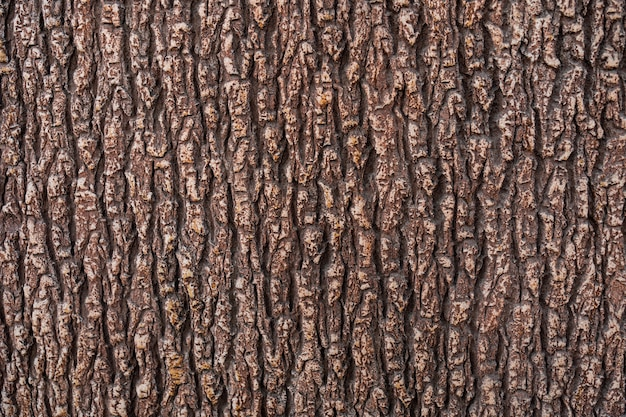
#> input picture Optativas/visao/t1/imgs/madeira-1.jpg, 626 x 417 px
$ python textures.py imgs/madeira-1.jpg
#> lines starting #> are read from the running program, lines starting #| are printed output that depends on the picture
#!/usr/bin/python3

import cv2, sys
import numpy as np
import matplotlib.pyplot as plt
from glob import glob

caminho_imagens = sys.argv[1]
lista_imagens = glob(caminho_imagens)

# Filtros baseados em derivadas
filtros = {
    'Derivada Horizontal': np.array([[-1, 0, 1],
                                     [-2, 0, 2],
                                     [-1, 0, 1]]),

    'Derivada Vertical': np.array([[ 1,  2,  1],
                                   [ 0,  0,  0],
                                   [-1, -2, -1]]),

    'Derivada 45°': np.array([[ 0,  1,  2],
                              [-1,  0,  1],
                              [-2, -1,  0]]),

    'Derivada 135°': np.array([[ 2,  1,  0],
                               [ 1,  0, -1],
                               [ 0, -1, -2]]),

    'Circular': np.array([[ 0, -1,  0],
                          [-1,  4, -1],
                          [ 0, -1,  0]])
}

# Processa e exibe as imagens
for caminho in lista_imagens:
    img = cv2.imread(caminho, cv2.IMREAD_GRAYSCALE)
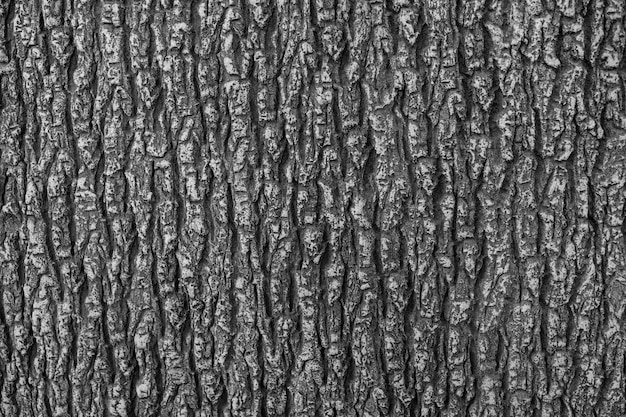
#> img: shape (417, 626); min 0, max 241, mean 92.7
    respostas = {'Original': img}

    for nome, kernel in filtros.items():
        if kernel is not None:
            resposta = cv2.filter2D(img, -1, kernel)
            respostas[nome] = resposta
#> this loop made 5 passes
#> pass 1, `resposta = cv2.filter2D(img, -1, kernel)`:
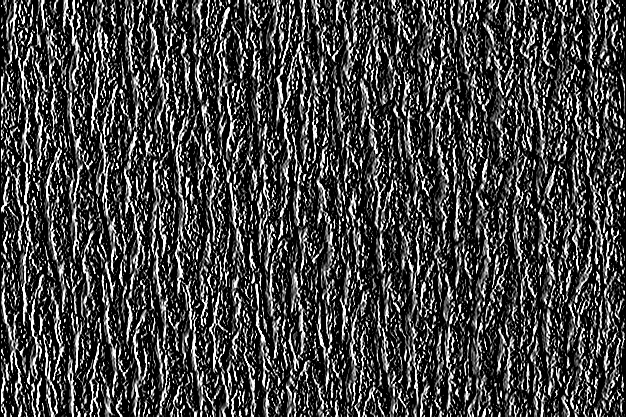
#> resposta: shape (417, 626); min 0, max 255, mean 65.7
#> pass 2, `resposta = cv2.filter2D(img, -1, kernel)`:
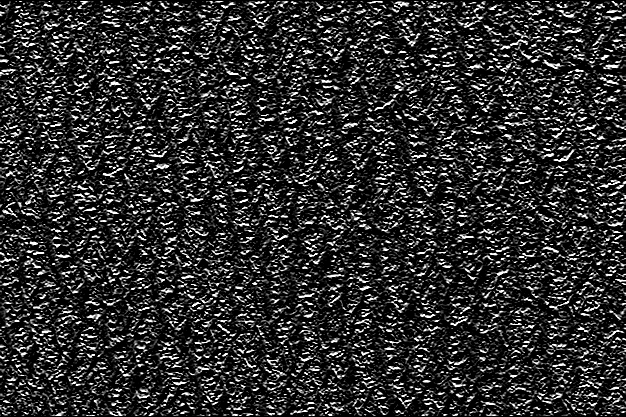
#> resposta: shape (417, 626); min 0, max 255, mean 46.1
#> pass 3, `resposta = cv2.filter2D(img, -1, kernel)`:
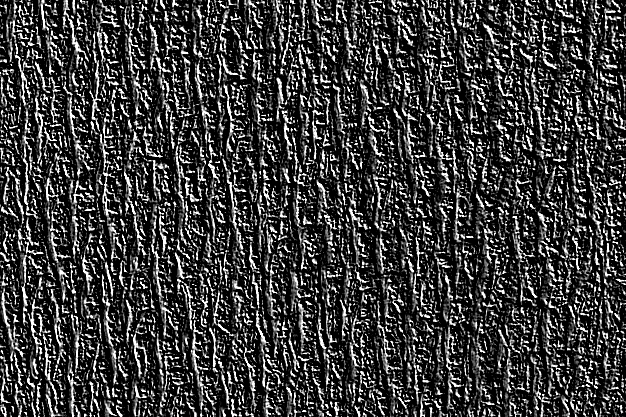
#> resposta: shape (417, 626); min 0, max 255, mean 59.9
#> after the loop, respostas = 6 items

    # Exibe as imagens em 2 linhas com imagens maiores
    total = len(respostas)
#> total = 6
    colunas = 3
    linhas = (total + 1) // 2
#> linhas = 3

    plt.figure(figsize=(18, 8))  # Aumenta o tamanho da figura
    for i, (nome, imagem) in enumerate(respostas.items()):
        plt.subplot(linhas, colunas, i + 1)
        plt.imshow(imagem, cmap='gray')
        plt.title(nome, fontsize=14)
        plt.axis('off')
#> this loop made 6 passes
#> nome on passes 1 to 6: 'Original', 'Derivada Horizontal', 'Derivada Vertical', 'Derivada 45°', 'Derivada 135°', 'Circular'

    plt.suptitle(f"Resultados para: {caminho.split('/')[-1]}", fontsize=16)
    plt.tight_layout(rect=[0, 0, 1, 0.95])  # Deixa espaço pro título
    plt.show()
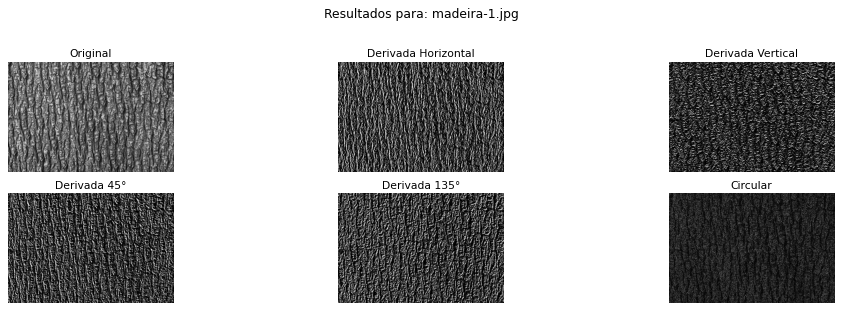
#> figure drawn by matplotlib, 6 panels

$ run again, on Optativas/visao/t1/imgs/tigre-1.jpg
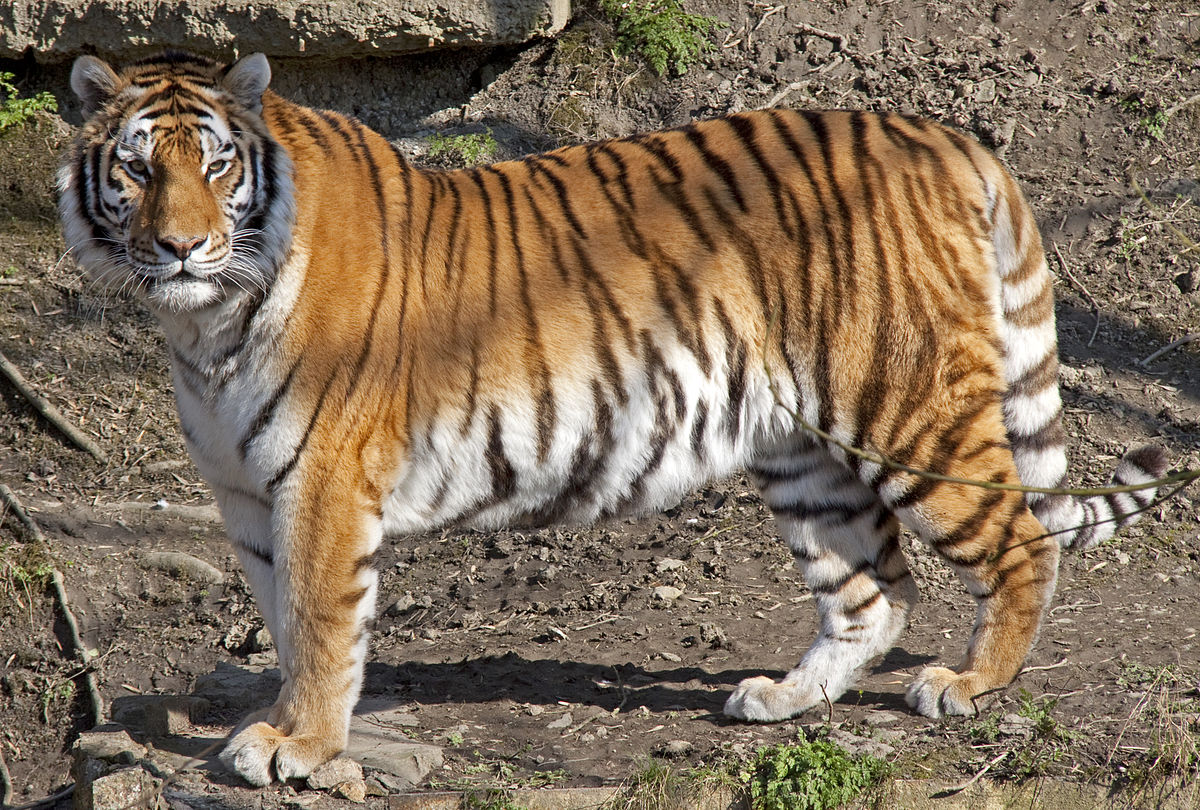
#> input picture Optativas/visao/t1/imgs/tigre-1.jpg, 1200 x 810 px
#> `img = cv2.imread(caminho, cv2.IMREAD_GRAYSCALE)`:
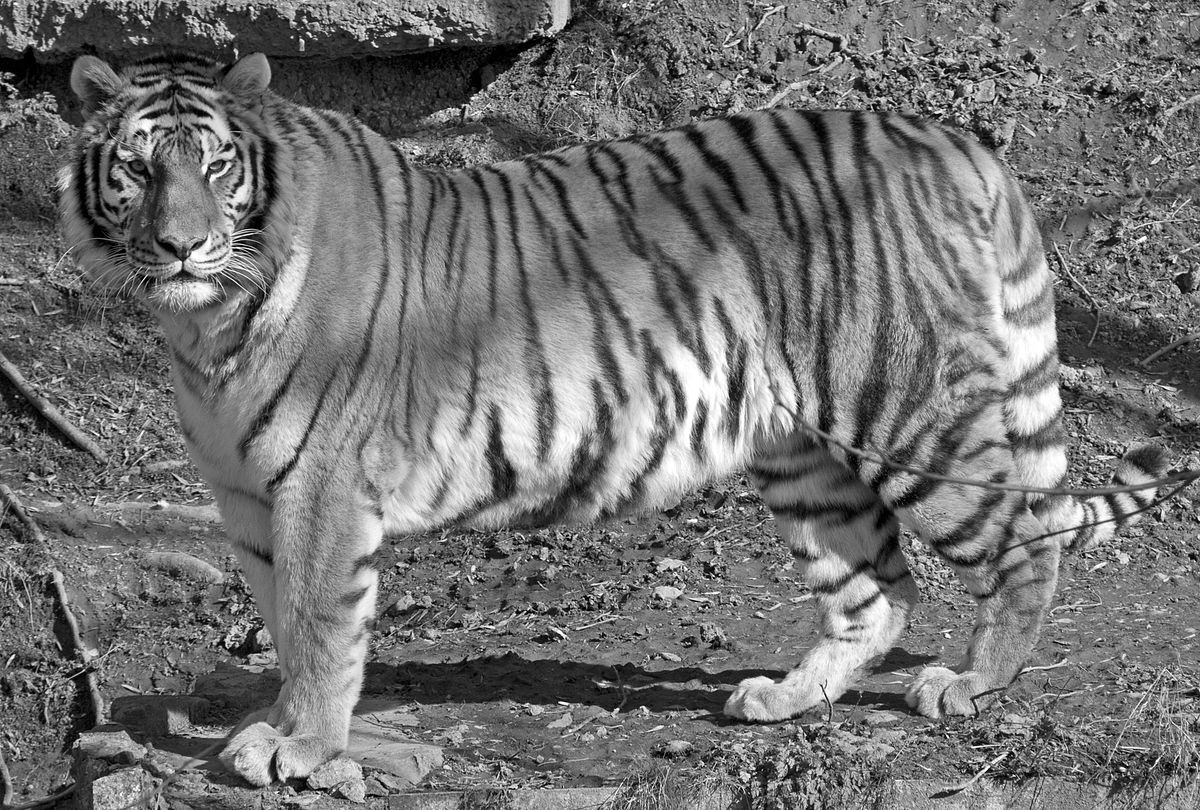
#> img: shape (810, 1200); min 0, max 255, mean 114.2
#> the loop `for nome, kernel in filtros.items():` made 5 passes
#> pass 3, `resposta = cv2.filter2D(img, -1, kernel)`:
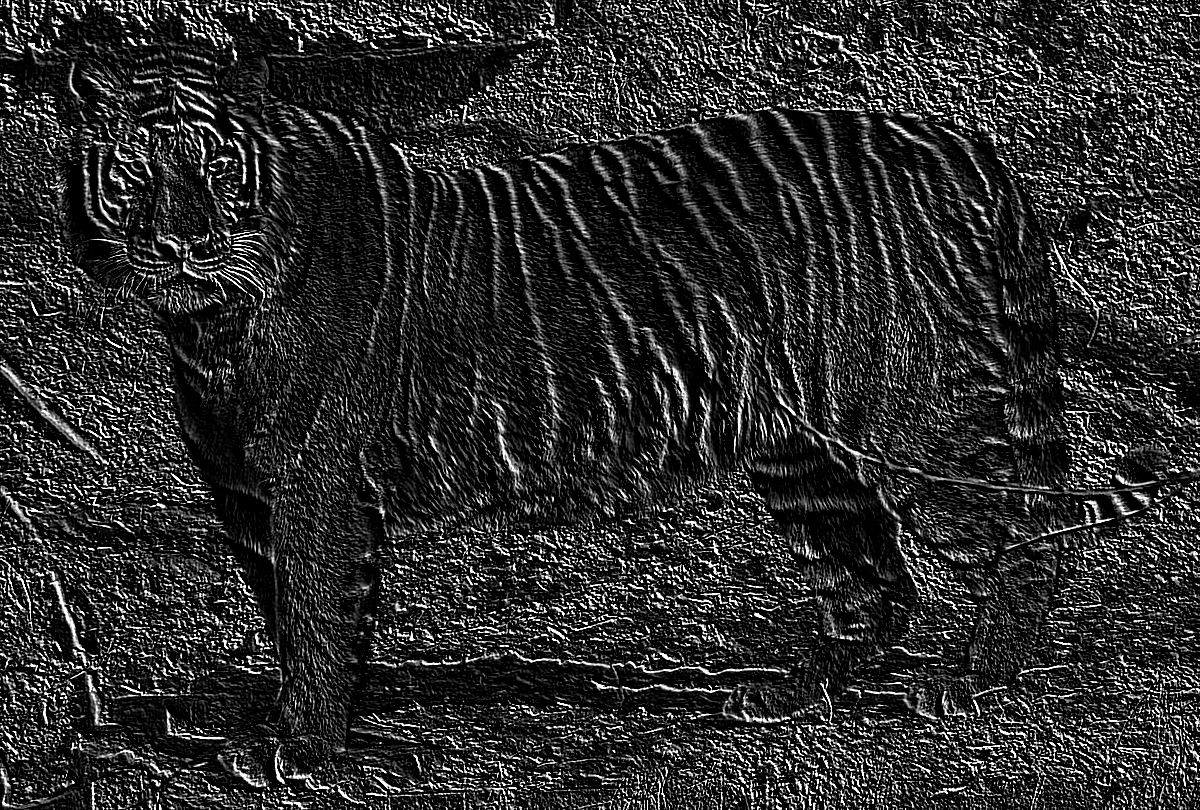
#> resposta: shape (810, 1200); min 0, max 255, mean 43.6
#> after the loop `for nome, kernel in filtros.items():`: respostas = 6 items
#> total = 6
#> linhas = 3
#> the loop `for i, (nome, imagem) in enumerate(respostas.items()):` made 6 passes
#> nome on passes 1 to 6: 'Original', 'Derivada Horizontal', 'Derivada Vertical', 'Derivada 45°', 'Derivada 135°', 'Circular'
